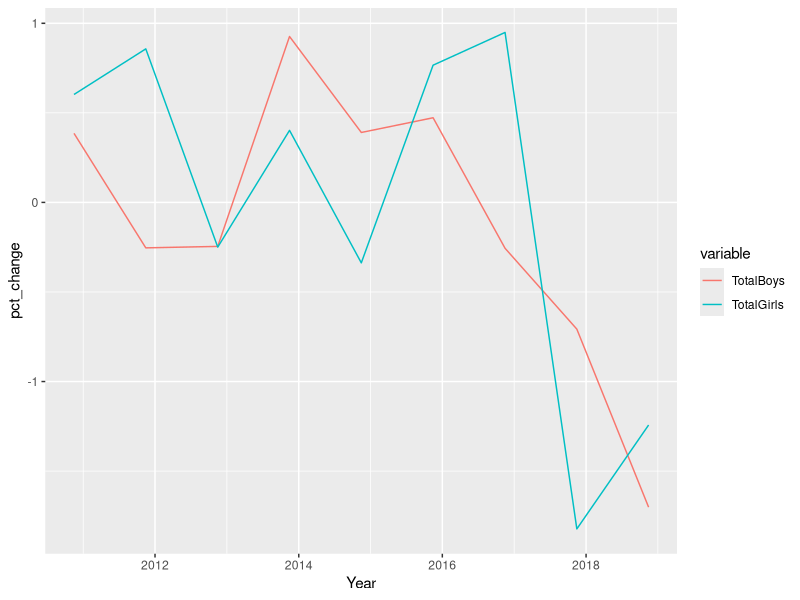
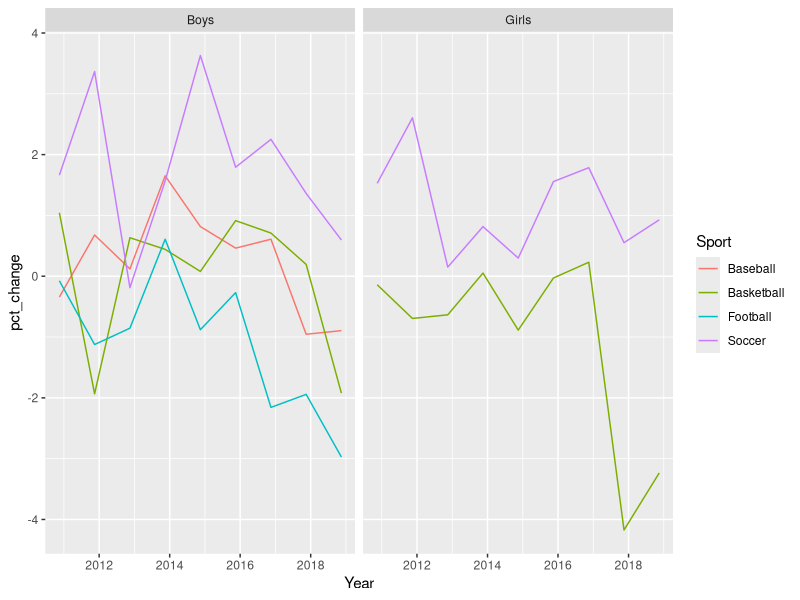
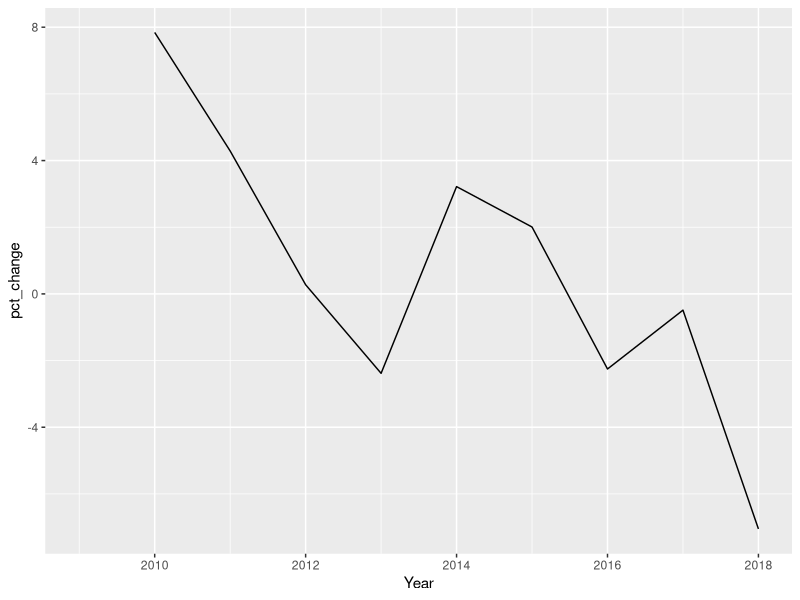

These charts were generated, in order, by the following R code:
library(tidyverse)
library(reshape2)
df = read.csv("Sports Data - MajorSports.csv")

df$Boys = as.numeric(df$Boys)
df$Girls = as.numeric(df$Girls)
df$Year = as.character(df$Year)

df.year = df %>% 
  group_by(Year) %>% 
  summarise(TotalBoys = sum(Boys),TotalGirls = sum(Girls)) %>%
  ungroup()
df.year.melt = melt(df.year)

df.year.melt = df.year.melt %>%
  group_by(variable) %>% 
  arrange(Year, .by_group = TRUE) %>%
  mutate(pct_change = (value/lag(value) - 1) * 100)

df.year.melt = df.year.melt %>%
  na.omit()
df.year.melt$Year = as.Date(as.character(df.year.melt$Year),"%Y")
ggplot(df.year.melt) + 
  geom_line(aes(x=Year,y=pct_change,color = variable))

df.sport = melt(df)
df.sport = df.sport %>%
  group_by(Sport,variable) %>% 
  arrange(Year, .by_group = TRUE) %>%
  mutate(pct_change = (value/lag(value) - 1) * 100)

df.sport$Year = as.numeric(df.sport$Year)
df.sport = df.sport %>%
  na.omit()

df.sport = df.sport %>%
  filter(variable != "Girls" | Sport != "Baseball") %>%
  filter(variable != "Girls" | Sport != "Football")
df.sport$Year = as.Date(as.character(df.sport$Year),"%Y")


ggplot(df.sport) +
  geom_line(aes(x=Year,y = pct_change,color = Sport)) +
  facet_wrap(~variable)


df.SB = read.csv("Sports Data - Football Viewership.csv")
df.SB$Date = as.Date(df.SB$Date,"%B %d,%Y")
df.SB$Year = lubridate::year(df.SB$Date)


df.SB$Viewers = gsub(",","",df.SB$Viewers)
df.SB$Viewers = as.numeric(df.SB$Viewers)
df.SB = df.SB %>%
  arrange(Year, .by_group = TRUE) %>%
  mutate(pct_change = (Viewers/lag(Viewers) - 1) * 100) %>%
  filter(Year %in% df$Year)

ggplot(df.SB) +
  geom_line(aes(x=Year,y = pct_change)) 
